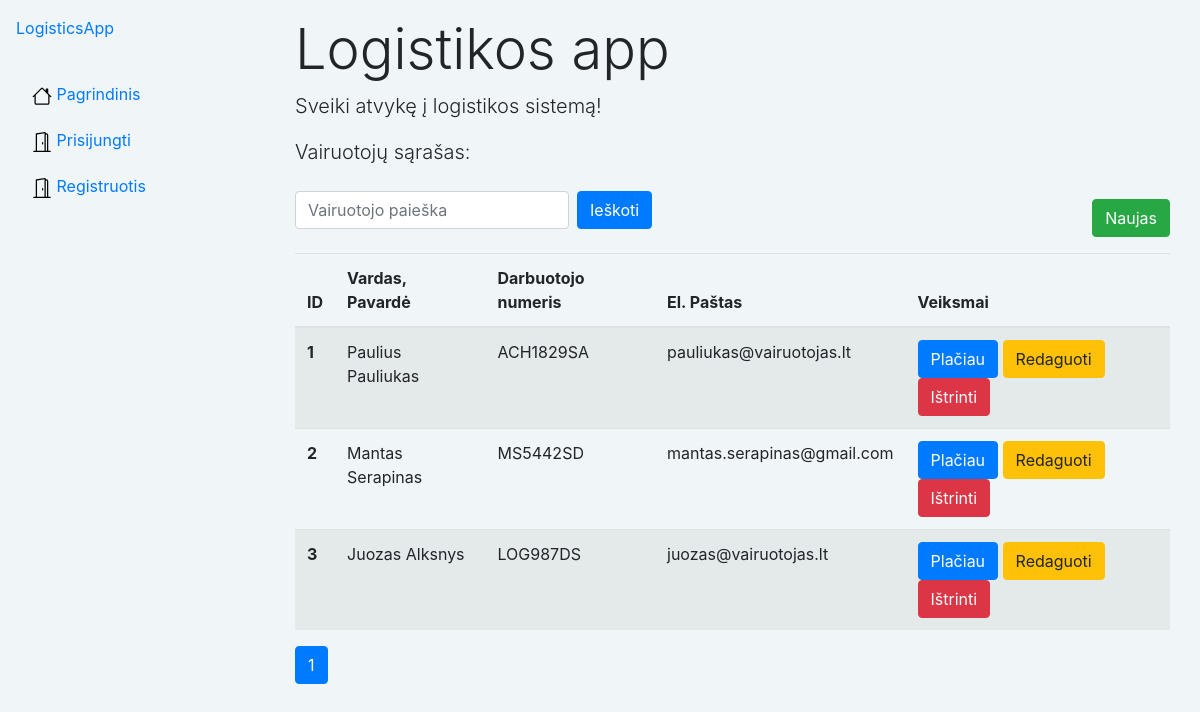
The app's page /logistics/drivers/, older data.
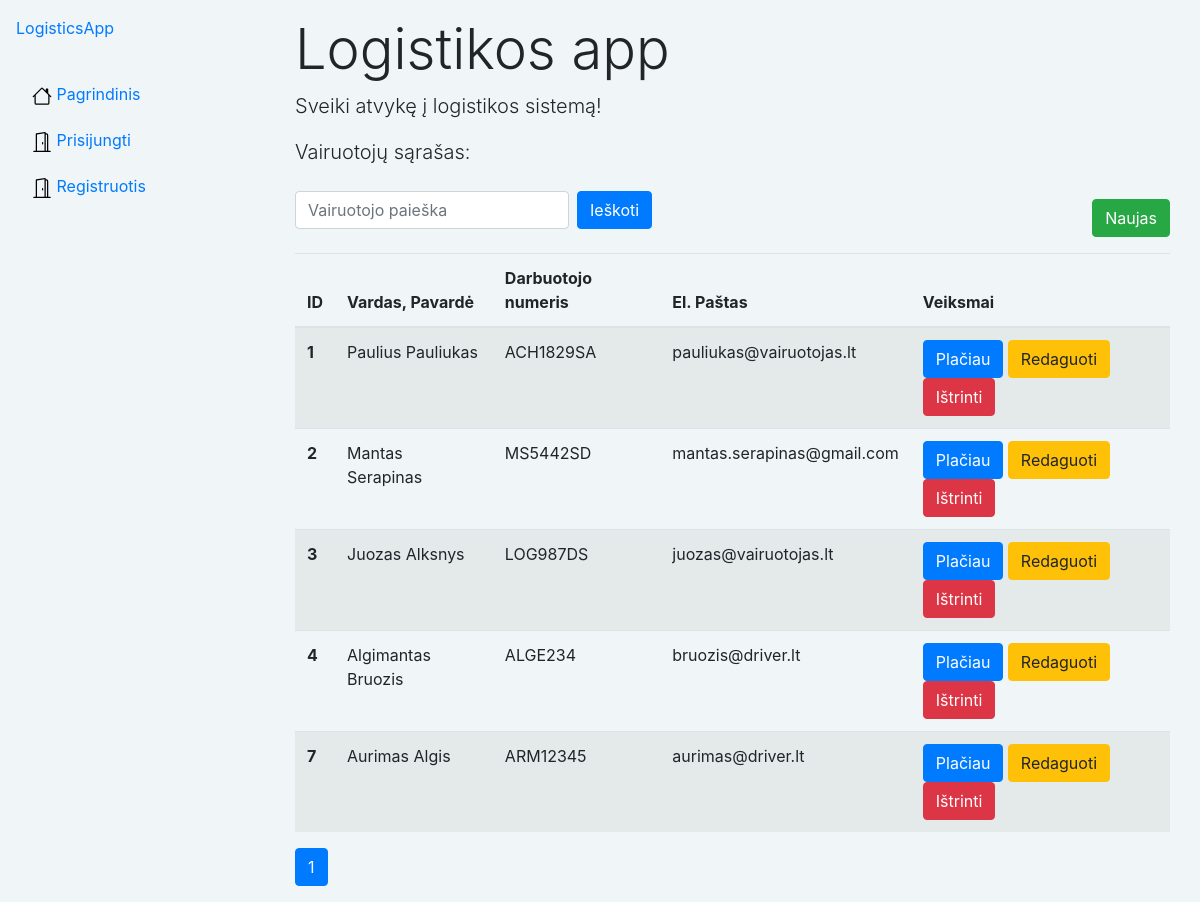
The same page, newer data.
### logistics/models.py (models this page shows, shortened)
class Driver(models.Model):
    name = models.CharField('Vardas Pavarde', max_length=80, help_text='Įveskite vairuotojo vardą ir pavardę')
    driver_number = models.CharField('Darbuotojo numeris', max_length=20, help_text='Įveskite darbuotojo numerį')
    phone_number = models.CharField('Tel.Nr', max_length=25, help_text='Įveskite Tel.Nr.')
    email = models.CharField('El.Paštas', max_length=100, unique=True, help_text='Įveskite el. paštą')
    vehicle = models.ForeignKey('Vehicle', on_delete=models.SET_NULL, null=True)

### logistics/views.py (the view, shortened to what this page needs)
# urls.py: path('drivers/', views.drivers, name='drivers'),
def drivers(request):
    all_drivers = Driver.objects.all()
    query = request.GET.get('q')
    page = request.GET.get('page', 1)
    paginator = Paginator(all_drivers, 5)
    try:
        all_drivers = paginator.page(page)
    except PageNotAnInteger:
        all_drivers = paginator.page(1)
    except EmptyPage:
        all_drivers = paginator.page(paginator.num_pages)
    context = {
        'all_drivers': all_drivers
    }
    return render(request, 'drivers/drivers.html', context=context)

### logistics/templatetags/custom_pagination.py (called while the page is built)
@register.inclusion_tag('pagination_template.html')
def show_pagination_links(queryset, parameter_name='page'):
    return {'current_list': queryset, 'parameter_name': parameter_name}

### templates/drivers/drivers.html
{% extends "base.html" %}
{% load custom_pagination %}
{% block content %}
<div class="container mt-3">
    <h1 class="display-4">Logistikos app</h1>
    <p class="lead">Sveiki atvykę į logistikos sistemą!</p>
    <p class="lead">Vairuotojų sąrašas:</p>
    <div class="d-flex justify-content-between">
        <form method="get" class="form-inline my-2 my-lg-0">
            <input class="form-control mr-sm-2" type="search" placeholder="Vairuotojo paieška" aria-label="Search"
                   name="q"
                   value="{{ request.GET.q }}">
            <button class="btn btn-primary my-2 my-sm-0" type="submit">Ieškoti</button>
        </form>
        <a href="{% url 'driver-new' %}?next=/library" class="btn btn-success mt-3">Naujas</a>
    </div>
    <div class="mt-3">
        {% if all_drivers %}
        <table class="table table-striped">
            <thead>
            <tr>
                <th scope="col">ID</th>
                <th scope="col">Vardas, Pavardė</th>
                <th scope="col">Darbuotojo numeris</th>
                <th scope="col">El. Paštas</th>
                <th scope="col">Veiksmai</th>
            </tr>
            </thead>
            <tbody>
            {% for driver in all_drivers %}
            <tr>
                <th scope="row">{{ driver.id }}</th>
                <td>{{ driver.name }}</td>
                <td>{{ driver.driver_number }}</td>
                <td>{{ driver.email }}</td>
                <td>
                    <a href="{{ driver.pk }}" class="btn btn-primary">Plačiau</a>
                    <a href="{% url 'driver-update' driver_id=driver.id %}" class="btn btn-warning">Redaguoti</a>
                    <a href="{% url 'driver-delete' driver_id=driver.id %}" class="btn btn-danger">Ištrinti</a>
                </td>
            </tr>
            {% endfor %}
            </tbody>
        </table>
        {% show_pagination_links all_drivers %}
        {% else %}
        <p>Nerasta jokių rezultatų pagal paiešką.</p>
        {% endif %}
    </div>
</div>
{% endblock %}

Row changes from the older to the newer data that the page shows:
added Driver: id "4", name "Algimantas Bruozis", driver_number "ALGE234", email "bruozis@driver.lt"
added Driver: id "7", name "Aurimas Algis", driver_number "ARM12345", email "aurimas@driver.lt"
